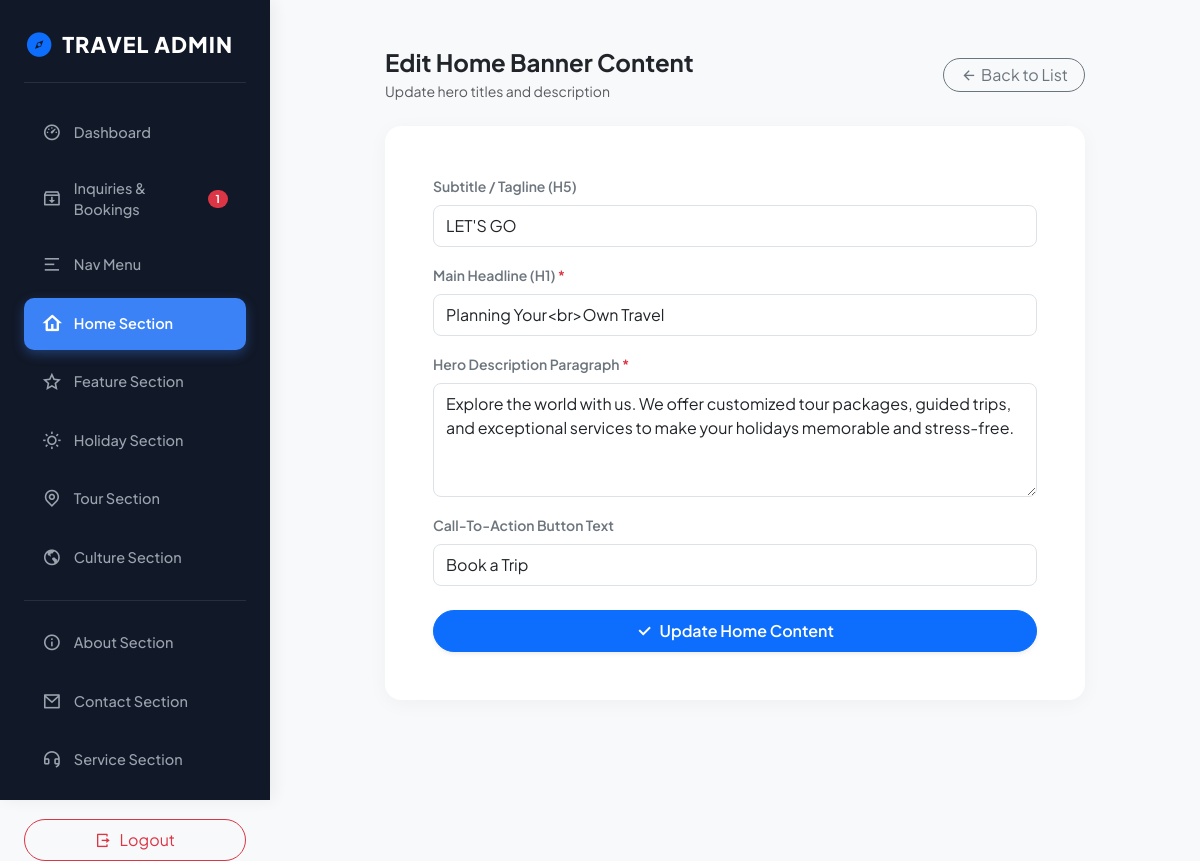
The page /admin/home_update.php?id=1 (signed in) on the database its author committed.
### tables this page shows
CREATE TABLE `home` (
  `id` int NOT NULL AUTO_INCREMENT,
  `h5` varchar(255) DEFAULT NULL,
  `h1` varchar(255) DEFAULT NULL,
  `para` text,
  `btn` varchar(100) DEFAULT NULL,
  `date` date DEFAULT NULL,
  PRIMARY KEY (`id`)
);

### admin/home_update.php (the view, shortened to what this page needs)
<?php
require_once("inc/conn.php");
$id = isset($_GET['id']) ? (int)$_GET['id'] : 0;
$sql = "SELECT * FROM home WHERE id = $id";
$rs = mysqli_query($conn, $sql);
$row = mysqli_fetch_array($rs);
include("inc/header.php");
?>
<div class="d-flex justify-content-between align-items-center mb-4" style="max-width: 700px; margin: 0 auto;">
    <div>
        <h4 class="fw-bold text-dark mb-1">Edit Home Banner Content</h4>
        <p class="text-muted small mb-0">Update hero titles and description</p>
    </div>
    <a href="home.php" class="btn btn-outline-secondary rounded-pill px-3 py-1 small d-flex align-items-center gap-1">
        <i class="ri-arrow-left-line"></i> Back to List
    </a>
</div>
<div class="card admin-card p-4 p-md-5 mx-auto" style="max-width: 700px;">
    <form action="#" method="POST">
        <div class="mb-3">
            <label class="form-label fw-semibold text-secondary small">Subtitle / Tagline (H5)</label>
            <input type="text" class="form-control rounded-3 py-2" name="h5" value="<?php echo isset($row['h5']) ? htmlspecialchars($row['h5']) : ''; ?>">
        </div>
        <div class="mb-3">
            <label class="form-label fw-semibold text-secondary small">Main Headline (H1) <span class="text-danger">*</span></label>
            <input type="text" class="form-control rounded-3 py-2" name="h1" value="<?php echo isset($row['h1']) ? htmlspecialchars($row['h1']) : ''; ?>" required>
        </div>
        <div class="mb-3">
            <label class="form-label fw-semibold text-secondary small">Hero Description Paragraph <span class="text-danger">*</span></label>
            <textarea class="form-control rounded-3 py-2" name="para" rows="4" required><?php echo isset($row['para']) ? htmlspecialchars($row['para']) : ''; ?></textarea>
        </div>
        <div class="mb-4">
            <label class="form-label fw-semibold text-secondary small">Call-To-Action Button Text</label>
            <input type="text" class="form-control rounded-3 py-2" name="btn" value="<?php echo isset($row['btn']) ? htmlspecialchars($row['btn']) : ''; ?>">
        </div>
        <button class="btn btn-primary rounded-pill px-4 py-2 w-100 fw-semibold shadow-sm" type="submit" name="update">
            <i class="ri-check-line me-1"></i> Update Home Content
        </button>
    </form>
</div>
<?php include("inc/footer.php"); ?>

### admin/inc/header.php (style rules this page uses)
body { font-family: 'Plus Jakarta Sans', sans-serif; background-color: #f8f9fa; }
.admin-card { background: #fff; border-radius: 16px; border: none; box-shadow: 0 4px 20px rgba(0,0,0,0.04); }

### rows shown on the page
home: h5 "LET'S GO", h1 "Planning Your<br>Own Travel", para "Explore the world with us. We offer customized tour packages, guided trips, and exceptional services to make your holidays memorable and stress-free.", btn "Book a Trip"

### other values the page prints
$newInqCount "1"
